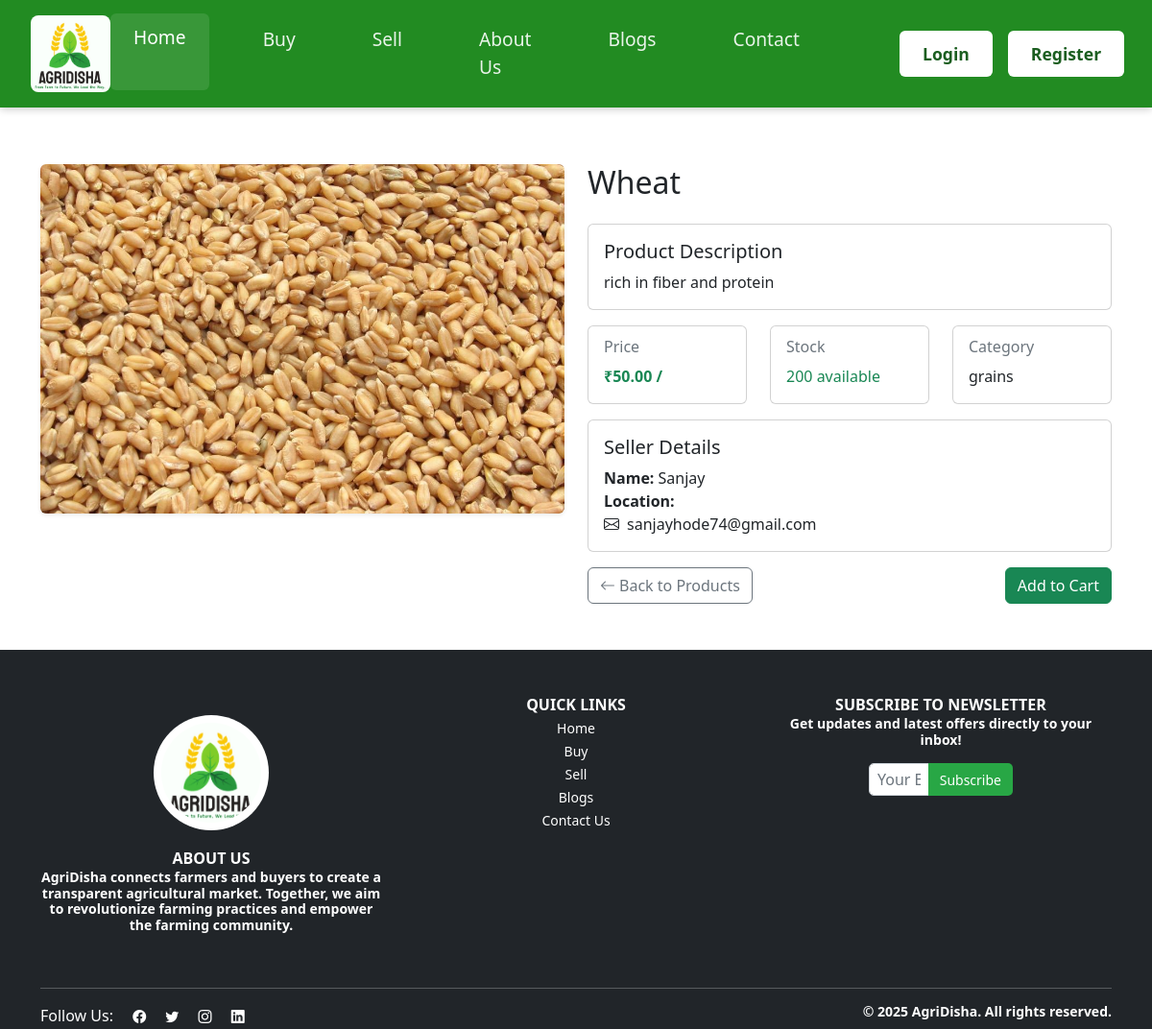
The app's page /product_details.php?id=5 with its own data.
### tables this page shows
CREATE TABLE IF NOT EXISTS `products` (
  `id` int NOT NULL AUTO_INCREMENT,
  `name` varchar(255) NOT NULL,
  `description` text,
  `price` decimal(10,2) NOT NULL,
  `unit` varchar(50) NOT NULL,
  `quantity` int NOT NULL,
  `category` varchar(100) NOT NULL,
  `location` varchar(100) NOT NULL,
  `image_url` varchar(255) DEFAULT NULL,
  `seller_id` int NOT NULL,
  `organic_certified` tinyint(1) DEFAULT '0',
  `in_stock` tinyint(1) DEFAULT '1',
  `created_at` timestamp NULL DEFAULT CURRENT_TIMESTAMP,
  `updated_at` timestamp NULL DEFAULT CURRENT_TIMESTAMP ON UPDATE CURRENT_TIMESTAMP,
  PRIMARY KEY (`id`),
  KEY `seller_id` (`seller_id`)
);

CREATE TABLE IF NOT EXISTS `users` (
  `id` int NOT NULL AUTO_INCREMENT,
  `username` varchar(100) NOT NULL,
  `email` varchar(100) NOT NULL,
  `password_hash` varchar(255) NOT NULL,
  `role` enum('Farmer','Buyer','Admin') NOT NULL,
  `status` enum('Active','Inactive','Pending') NOT NULL DEFAULT 'Pending',
  `otp` varchar(6) NOT NULL,
  `otp_verified` tinyint(1) DEFAULT '0',
  `otp_timestamp` timestamp NULL DEFAULT CURRENT_TIMESTAMP,
  `reset_token` varchar(300) DEFAULT NULL,
  `reset_token_expiry` datetime DEFAULT NULL,
  `address_line1` varchar(255) DEFAULT NULL,
  `address_line2` varchar(255) DEFAULT NULL,
  `city` varchar(100) DEFAULT NULL,
  `state` varchar(100) DEFAULT NULL,
  `postal_code` varchar(20) DEFAULT NULL,
  `country` varchar(100) DEFAULT NULL,
  `phone` varchar(20) DEFAULT NULL,
  PRIMARY KEY (`id`),
  UNIQUE KEY `email` (`email`)
);

### product_details.php (the view, shortened to what this page needs)
<?php
require_once 'db.php';
$product_id = mysqli_real_escape_string($conn, $_GET['id']);
$query = "SELECT
            p.*,
            u.username AS seller_name,
            u.email AS seller_email,
            u.phone AS seller_phone,
            u.address_line1 AS seller_address
          FROM products p
          JOIN users u ON p.seller_id = u.id
          WHERE p.id = '$product_id'";
$result = mysqli_query($conn, $query);
$product = mysqli_fetch_assoc($result);
?>
<!DOCTYPE html>
<html lang="en">
<head>
    <link href="https://cdn.jsdelivr.net/npm/bootstrap@5.2.3/dist/css/bootstrap.min.css" rel="stylesheet">
    <link href="https://cdn.jsdelivr.net/npm/bootstrap-icons@1.10.0/font/bootstrap-icons.css" rel="stylesheet">
</head>
<body>
    <?php include 'header.php';?>
    <div class="container mt-5">
        <div class="row">
            <div class="col-md-6">
                <div class="position-relative">
                    <img src="<?php echo !empty($product['image_url']) ? htmlspecialchars($product['image_url']) : 'ASSETS/IMAGES/default-product.jpg'; ?>"
                         class="img-fluid rounded shadow-sm"
                         alt="<?php echo htmlspecialchars($product['name']); ?>">
                </div>
            </div>
            <div class="col-md-6">
                <div class="d-flex justify-content-between align-items-start mb-3">
                    <h2><?php echo htmlspecialchars($product['name']); ?></h2>
                </div>
                <div class="card mb-3">
                    <div class="card-body">
                        <h5 class="card-title">Product Description</h5>
                        <p class="card-text"><?php echo htmlspecialchars($product['description']); ?></p>
                    </div>
                </div>
                <div class="row mb-3">
                    <div class="col-md-4">
                        <div class="card h-100">
                            <div class="card-body">
                                <h6 class="card-subtitle mb-2 text-muted">Price</h6>
                                <p class="card-text text-success fw-bold">
                                    ₹<?php echo number_format($product['price'], 2); ?> /  <?php echo htmlspecialchars($product['unit']); ?>
                                </p>
                            </div>
                        </div>
                    </div>
                    <div class="col-md-4">
                        <div class="card h-100">
                            <div class="card-body">
                                <h6 class="card-subtitle mb-2 text-muted">Stock</h6>
                                <p class="card-text">
                                    <span class="<?php echo $product['quantity'] > 0 ? 'text-success' : 'text-danger'; ?>">
                                        <?php echo $product['quantity']; ?> <?php echo htmlspecialchars($product['unit']); ?> available
                                    </span>
                                </p>
                            </div>
                        </div>
                    </div>
                    <div class="col-md-4">
                        <div class="card h-100">
                            <div class="card-body">
                                <h6 class="card-subtitle mb-2 text-muted">Category</h6>
                                <p class="card-text">
                                    <?php echo htmlspecialchars($product['category']); ?>
                                </p>
                            </div>
                        </div>
                    </div>
                </div>
                <div class="card mb-3">
                    <div class="card-body">
                        <h5 class="card-title">Seller Details</h5>
                        <p class="card-text">
                            <strong>Name:</strong> <?php echo htmlspecialchars($product['seller_name']); ?><br>
                            <strong>Location:</strong> <?php echo htmlspecialchars($product['location']); ?><br>
                            <i class="bi bi-envelope me-2"></i><?php echo htmlspecialchars($product['seller_email']); ?><br>
                        </p>
                    </div>
                </div>
                <div class="d-flex justify-content-between">
                    <a href="index.php?tab=buy" class="btn btn-outline-secondary">
                        <i class="bi bi-arrow-left me-1"></i>Back to Products
                    </a>
                    <form action="add_to_cart.php" method="POST">
                                        <button type="submit" class="btn btn-success add-to-cart-btn">Add to Cart</button>
                                    </form>
                </div>
            </div>
        </div>
    </div>
    <br><br>
    <?php include 'footer.php';?>
<div class="toast-container position-fixed bottom-0 end-0 p-3">
</div>
</body>
</html>

### header.php (shortened to what this page needs)
<?php
$current_tab = isset($_GET['tab']) ? $_GET['tab'] : 'home';
$is_logged_in = isset($_SESSION['id']) && !empty($_SESSION['id']);
$user_role = isset($_SESSION['role']) ? $_SESSION['role'] : '';
?>
<header class="header-container">
    <nav class="main-nav">
        <div class="nav-content">
            <div class="logo">
                <img src="ASSETS/IMAGES/logo1.jpg" alt="AgriDisha Logo">
            </div>
            <div class="nav-links">
                <a href="?tab=home" class="<?php echo $current_tab == 'home' ? 'active' : ''; ?>">Home</a>
                <a href="?tab=buy" class="<?php echo $current_tab == 'buy' ? 'active' : ''; ?>">Buy</a>
                <a href="?tab=sell" class="<?php echo $current_tab == 'sell' ? 'active' : ''; ?>">Sell</a>
                <a href="?tab=about" class="<?php echo $current_tab == 'about' ? 'active' : ''; ?>">About Us</a>
                <a href="?tab=blog" class="<?php echo $current_tab == 'blog' ? 'active' : ''; ?>">Blogs</a>
                <a href="?tab=contact" class="<?php echo $current_tab == 'contact' ? 'active' : ''; ?>">Contact</a>
            </div>
            <div class="auth-buttons">
                <?php if ($is_logged_in): ?>
                    <?php if ($user_role == 'Buyer'): ?>
                        <?php
                        $cart_count = 0;
                        if (isset($_SESSION['id'])) {
                            include 'db.php';
                            $buyer_id = $_SESSION['id'];
                            $cart_query = "SELECT COUNT(*) as count FROM cart WHERE buyer_id = ?";
                            $stmt = mysqli_prepare($conn, $cart_query);
                            mysqli_stmt_bind_param($stmt, "i", $buyer_id);
                            mysqli_stmt_execute($stmt);
                            $result = mysqli_stmt_get_result($stmt);
                            if ($row = mysqli_fetch_assoc($result)) {
                                $cart_count = $row['count'];
                            }
                        }
                        ?>
                        <a href="?tab=cart" class="cart-icon" title="Your Cart">
                            <i class="bi bi-cart3"></i>
                            <?php if ($cart_count > 0): ?>
                                <span class="cart-badge"><?php echo $cart_count; ?></span>
                            <?php endif; ?>
                        </a>
                    <?php endif; ?>
                    <div class="profile-dropdown">
                        <div class="profile-icon">
                            <i class="bi bi-person-circle"></i>
                        </div>
                        <div class="dropdown-menu">
                            <div class="user-info">
                                <span><?php echo htmlspecialchars($_SESSION['username']); ?></span>
                            </div>
                            <a href="bdemo.php">
                                <i class="bi bi-speedometer2 me-2"></i> Dashboard
                            </a>
                            <a href="bdemo.php?tab=profile">
                                <i class="bi bi-person me-2"></i> My Profile
                            </a>
                            <?php if ($user_role == 'Buyer'): ?>
                                <a href="bdemo.php?tab=my_orders">
                                    <i class="bi bi-bag me-2"></i> My Orders
                                </a>
                                <a href="bdemo.php?tab=wishlist">
                                    <i class="bi bi-heart me-2"></i> My Wishlist
                                </a>
                            <?php endif; ?>
                            <?php if ($user_role == 'Farmer'): ?>
                                <a href="my_products.php">
                                    <i class="bi bi-basket me-2"></i> My Products
                                </a>
                                <a href="sales.php">
                                    <i class="bi bi-graph-up me-2"></i> Sales History
                                </a>
                            <?php endif; ?>
                            <a href="logout.php">
                                <i class="bi bi-box-arrow-right me-2"></i> Logout
                            </a>
                        </div>
                    </div>
                <?php else: ?>
                    <a href="login.php" class="register-btn">Login</a>
                    <a href="registration.php" class="register-btn">Register</a>
                <?php endif; ?>
            </div>
        </div>
    </nav>
</header>
<div style="height: 3px;"></div>

### footer.php (shortened to what this page needs)
<link href="https://cdnjs.cloudflare.com/ajax/libs/bootstrap-icons/1.10.5/font/bootstrap-icons.min.css"
    rel="stylesheet">
<footer class="bg-dark text-white pt-5">
    <div class="container">
        <div class="row">
            <div class="col-md-4 mb-4">
               <img src="ASSETS/IMAGES/logo1.jpg" alt="AgriDisha Logo" height="120" width="120"class="img">
                <h5 class="fw-bold text-uppercase">About Us</h5>
                <p>
                    AgriDisha connects farmers and buyers to create a transparent agricultural market. Together,
                    we aim to revolutionize farming practices and empower the farming community.
                </p>
            </div>
            <div class="col-md-4 mb-4">
                <h5 class="fw-bold text-uppercase">Quick Links</h5>
                <ul class="list-unstyled">
                    <li><a href="index.php?tab=home" class="text-white text-decoration-none">Home</a></li>
                    <li><a href="index.php?tab=buy" class="text-white text-decoration-none">Buy</a></li>
                    <li><a href="index.php?tab=sell" class="text-white text-decoration-none">Sell</a></li>
                    <li><a href="index.php?tab=blogs" class="text-white text-decoration-none">Blogs</a></li>
                    <li><a href="index.php?tab=contact" class="text-white text-decoration-none">Contact Us</a></li>
                </ul>
            </div>
            <div class="col-md-4 mb-4">
                <h5 class="fw-bold text-uppercase">Subscribe to Newsletter</h5>
                <p>Get updates and latest offers directly to your inbox!</p>
                <form>
                    <div class="input-group">
                        <input type="email" class="form-control" placeholder="Your Email" required>
                        <button class="btn btn-success" type="submit">Subscribe</button>
                    </div>
                </form>
            </div>
        </div>
        <hr class="border-light">
        <div class="row">
            <div class="col-md-6 mb-3 mb-md-0 text-center text-md-start">
                <span class="me-3">Follow Us:</span>
                <a href="#" class="text-white me-3"><i class="bi bi-facebook"></i></a>
                <a href="#" class="text-white me-3"><i class="bi bi-twitter"></i></a>
                <a href="#" class="text-white me-3"><i class="bi bi-instagram"></i></a>
                <a href="#" class="text-white"><i class="bi bi-linkedin"></i></a>
            </div>
            <div class="col-md-6 text-center text-md-end">
                <p class="mb-0 small">
                    &copy; 2025 AgriDisha. All rights reserved.
                </p>
            </div>
        </div>
    </div>
</footer>

### header.php (style rules this page uses)
* { margin: 0; padding: 0; box-sizing: border-box; }
body { padding-top: 120px; font-family: system-ui, -apple-system, sans-serif; }
.header-container { position: fixed; top: 0; left: 0; width: 100%; background: linear-gradient(to right, #228b22,#228b22); box-shadow: 0 2px 8px rgba(0, 0, 0, 0.2); z-index: 1000; padding: 1rem 0; }
.nav-content { max-width: 1400px; margin: 0 auto; display: flex; justify-content: space-between; align-items: center; padding: 0 2rem; }
.logo { height: 80px; display: flex; align-items: center; }
.logo img { height: 100%; width: auto; border-radius: 8px; }
.nav-links { display: flex; flex-grow: 1; justify-content: center; gap: 2rem; }
.nav-links a { text-decoration: none; color: rgba(255, 255, 255, 0.9); font-weight: 500; padding: 0.7rem 1.5rem; border-radius: 6px; transition: all 0.3s ease; font-size: 1.2rem; }
.nav-links a:hover, .nav-links a.active { color: #ffffff; background-color: rgba(255, 255, 255, 0.1); transform: translateY(-2px); }
.auth-buttons { display: flex; align-items: center; gap: 1.5rem; position: relative; }
.auth-buttons { display: flex; gap: 1rem; margin-left: 2rem; }
.register-btn { background-color: #ffffff; color: #1b5e20; padding: 0.7rem 1.5rem; border-radius: 6px; text-decoration: none; transition: all 0.3s ease; font-weight: 600; font-size: 1.1rem; }

### footer.php (style rules this page uses)
footer { background-color: #343a40; color: white; padding: 2.5px 0; height: 10%; text-align: center; }
footer h5 { font-weight: bold; margin-bottom: 2px; font-size: 1rem; }
footer a { color: white; text-decoration: none; transition: color 0.3s ease; font-size: 0.875rem; }
footer .input-group { display: flex; justify-content: center; max-width: 150px; margin: 2px auto; }
footer .input-group input { flex: 1; padding: 4px 8px; border-radius: 5px 0 0 5px; border: 1px solid #ced4da; }
footer .input-group button { padding: 4px 12px; border-radius: 0 5px 5px 0; background-color: #28a745; color: white; border: none; font-size: 0.875rem; }
footer p { font-size: 14px; font-weight: bold; line-height: 1.2; }
.img { display: block; margin: 20px auto; border-radius: 50%; object-fit: cover; background-color: white; padding: 8px; }

### records on screen
products: image_url (picture), name "Wheat", description "rich in fiber and protein", price "50.00", quantity "200", category "grains", seller.username "Sanjay", seller.email "sanjayhode74@gmail.com"
